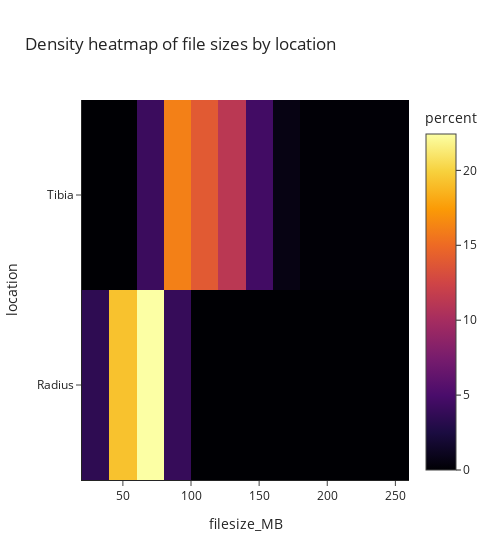

Source (notebook cell):
### Code cell
fig = px.density_heatmap(
    data,
    x='filesize_MB',
    y='location',
    title='Density heatmap of file sizes by location',
    color_continuous_scale='Inferno',
    histnorm='percent',
    width=500,
    )

fig.show()

### Figure 1 — Plotly figure (JSON) as saved in the notebook; plotly's stock layout.template omitted (floating-point values rounded to 4 significant figures; data arrays with more than 128 entries replaced by an {"elided": "..."} marker saying what was removed)
{"data": [{"coloraxis": "coloraxis", "histnorm": "percent", "hovertemplate": "filesize_MB=%{x}<br>location=%{y}<br>percent=%{z}<extra></extra>", "name": "", "type": "histogram2d", "x": {"elided": "1293 float values"}, "xaxis": "x", "xbingroup": "x", "y": {"elided": "1293 str values"}, "yaxis": "y", "ybingroup": "y"}], "layout": {"coloraxis": {"colorbar": {"title": {"text": "percent"}}, "colorscale": [[0, "#000004"], [0.1111, "#1b0c41"], [0.2222, "#4a0c6b"], [0.3333, "#781c6d"], [0.4444, "#a52c60"], [0.5556, "#cf4446"], [0.6667, "#ed6925"], [0.7778, "#fb9b06"], [0.8889, "#f7d13d"], [1, "#fcffa4"]]}, "legend": {"tracegroupgap": 0}, "title": {"text": "Density heatmap of file sizes by location"}, "width": 500, "xaxis": {"anchor": "y", "domain": [0, 1], "title": {"text": "filesize_MB"}}, "yaxis": {"anchor": "x", "domain": [0, 1], "title": {"text": "location"}}}}
